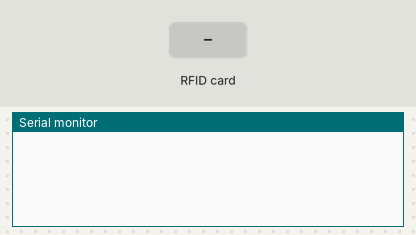
Recording of a sketch running on a simulated Arduino Uno, built with avr-gcc and run on an emulated ATmega328P. Parts: the last lines printed to the serial monitor. Inputs (shaded band) come from the test bench.

Above: at 1.2 s.
1.3 s: RFID card AC E4 94 35 held to the reader
At 2.5 s:
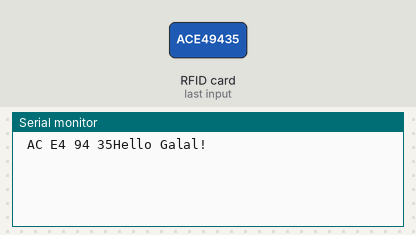
2.8 s: RFID card 76 2B 19 7E held to the reader
At 4.0 s:
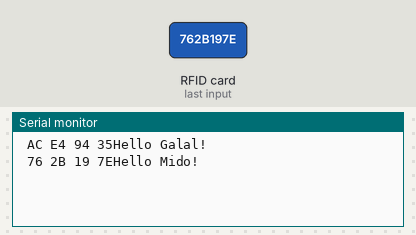
4.3 s: RFID card 5E 7A 19 C4 held to the reader
At 5.5 s:
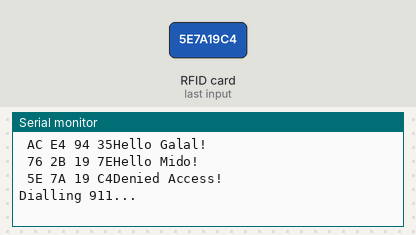

The sketch:

RFID_test.ino
```cpp
#include <SPI.h>
#include <MFRC522.h>

#define SS 10
#define RST 2

String content;
byte letter;

MFRC522 RFID(SS, RST);   // Create MFRC522 instance.

void setup()
{
  Serial.begin(115200);   // Initiate a serial communication

  SPI.begin();      // Initiate  SPI bus

  RFID.PCD_Init();   // Initiate MFRC522

  //Serial.println("Approximate your card to the reader...");
  //Serial.println();

}


void loop()
{
  content = "";

  // Look for new cards
  if ( !(RFID.PICC_IsNewCardPresent()))
  {
    return;
  }

  // Select one of the cards
  if ( !(RFID.PICC_ReadCardSerial()))
  {
    return;
  }

  //Show UID on serial monitor
  //Serial.print("UID tag :");


  //loop for printing UID

  for (byte i = 0; i < RFID.uid.size; i++)
  {
     Serial.print(RFID.uid.uidByte[i] < 0x10 ? " 0" : " ");
     Serial.print(RFID.uid.uidByte[i], HEX);
     content.concat(String(RFID.uid.uidByte[i] < 0x10 ? " 0" : " "));
     content.concat(String(RFID.uid.uidByte[i], HEX));
  }

  //Serial.println();
  //Serial.print("Message : ");
  content.toUpperCase();
  // Our UID
  if (content.substring(1) == "AC E4 94 35") //change here the UID of the card/cards that you want to give access
  {

    Serial.println("Hello Galal!\n");
    delay(1000);
  }

 else if (content.substring(1) == "76 2B 19 7E")
 {
    Serial.println("Hello Mido!\n");
    delay(1000);
 }

 else
 {
  Serial.println("Denied Access!\n");
  Serial.println("Dialling 911...\n");
  delay(1000);
 }
}
```

Measured:
- after the input at 1.3 s, the serial monitor: prints a new line at once (image 1)
- after the input at 2.8 s, the serial monitor: prints a new line at once (image 2)
- after the input at 4.3 s, the serial monitor: prints a new line at once (image 3)
